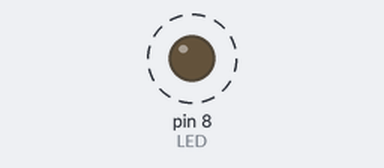
A sketch run on a simulated Arduino Uno, built with avr-gcc and run on an emulated ATmega328P. Shown: output pins drawn as LEDs (lit = HIGH). Dashed ring = blinking.

Above: at 0.15 s.
Timing chart, 0 to 3.0 s (numbered marks = the images above):
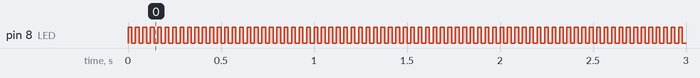

The sketch:

AVRDirect.ino
```cpp
                                                    /* Blinker Demo II */

#include <avr/io.h>
#include <util/delay.h>

// PB0 is Arduino digital pin 8, the lower left corner of an ATmega328p DIP package.
#define LED      PB0
#define LED_DDR  DDRB
#define LED_PORT PORTB

#define DELAYTIME 20

#define setBit(sfr, bit)     (_SFR_BYTE(sfr) |= (1 << bit))
#define clearBit(sfr, bit)   (_SFR_BYTE(sfr) &= ~(1 << bit))
#define toggleBit(sfr, bit)  (_SFR_BYTE(sfr) ^= (1 << bit))

int main(void) {

  // Init
  setBit(LED_DDR, LED);                      /* set LED pin for output */

  // Mainloop
  while (1) {

    setBit(LED_PORT, LED);
    _delay_ms(DELAYTIME);

    clearBit(LED_PORT, LED);
    _delay_ms(DELAYTIME);

  }
  return 0;                                          /* end mainloop */
}
```

Measured:
- by itself, pin 8 (LED): alternates HIGH for 0.02 s and LOW for 0.02 s
